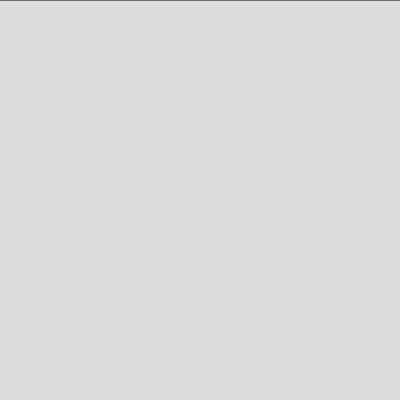
Frame 1 (no input)
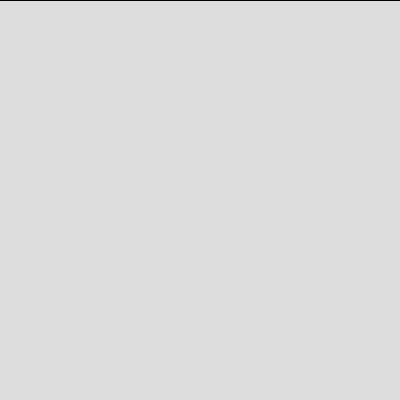
Frame 60 (no input)
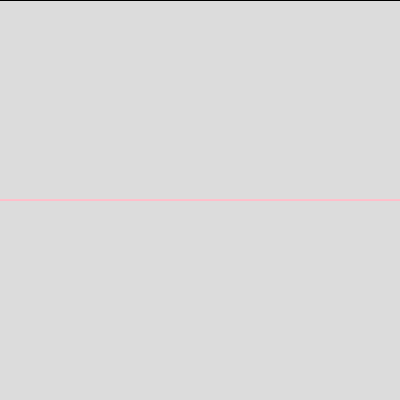
Frame 120 (the mouse pressed at the canvas centre since frame 60)

The p5.js sketch that drew these frames (run headless with seeded random() and noise() and a simulated clock; from frame 60 on, the mouse is pressed at the canvas centre):

// p5.js sketch
// ── sketch.js
let canvasXMax=400;
let canvasYMax=400;
//definisci variabili che delimitino il canva

function setup() {
  createCanvas(canvasXMax, canvasYMax);
  background(220); //ogni volta che provo a disegnare va a ricreare il foglio
  //così che i numeri non si sovrappongano, cosa che accadrebbe se lascio background
  //nella funzione setup
  
}

function draw() 
{

  textSize(15);
  let strig_toprint="Contenuto mouse X="
   +mouseX+ "\ny="+mouseY;
  //"Mouse x="+mouseX
  //text(strig_toprint,20,20);
  
  //disegniamo linea orizzontale che cerchi di seguire movimento mouse nel foglio
  strokeWeight(1); 
  line(0,mouseX, canvasXMax, mouseY);
  //feedback tasto mouse sx
  //disegnare linea gialla se schiaccio mouse
  //p5--> variabile che assume valore di true (=1), se mouse schiacciato, 
  //altrimenti è false 
  if(mouseIsPressed == true) {
    if(mouseButton == RIGHT) {
      background(220);
    }
    //coloriamo di rosa
    stroke("pink");
  }else{
    stroke("black");
  }
  //altrimenti nero 
  mouseIsPressed;


}
